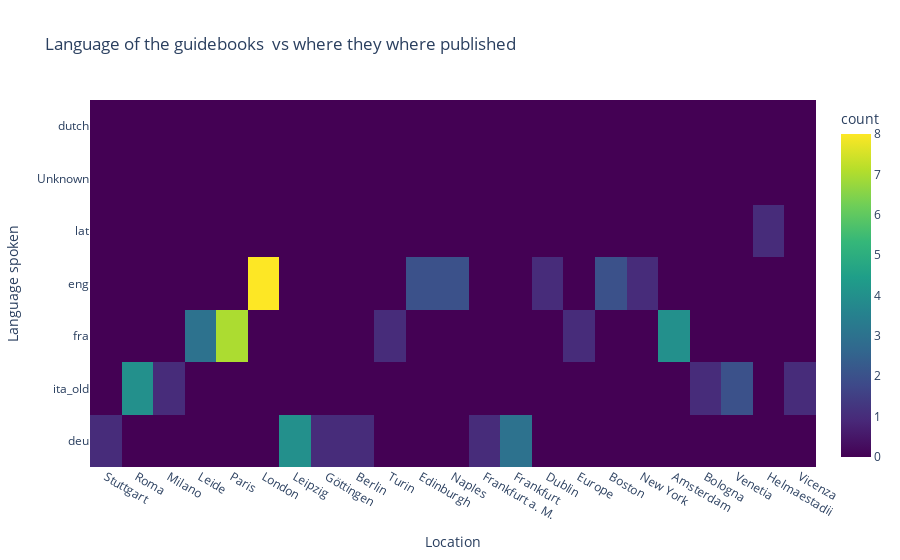

The code cell stored with this chart in its notebook:
### Markdown cell above
We observe that some authors have published more than one guidebook, but they are few.

### Code cell
fig=px.density_heatmap(x=travel_df['place'], y=travel_df['language'], range_color=[0,8], color_continuous_scale='viridis',
                       labels={'y': 'Language spoken', 'x': 'Location'},
                       title='Language of the guidebooks  vs where they where published')
fig.show()

### Figure 1 — Plotly figure (JSON) as saved in the notebook; plotly's stock layout.template omitted (floating-point values rounded to 4 significant figures)
{"data": [{"coloraxis": "coloraxis", "hovertemplate": "Location=%{x}<br>Language spoken=%{y}<br>count=%{z}<extra></extra>", "name": "", "type": "histogram2d", "x": ["Stuttgart", "Roma", "Milano", "Leide", "Leide", "Paris", "Paris", "London", "London", null, "Leipzig", "Leipzig", "Leipzig", "Göttingen", "Berlin", "London", "London", "London", "London", "London", "Turin", "Edinburgh", "Naples", "Naples", "London", "London", "Frankfurt a. M.", "Frankfurt", "Frankfurt", null, "London", "Leipzig", "London", "Dublin", "Europe", "Boston", "Boston", "London", "London", "London", "London", "London", "Edinburgh", "London", "London", "Paris", "New York", null, "Amsterdam", "Amsterdam", "Amsterdam", "Amsterdam", "Leide", "London", "London", "London", "Paris", "Paris", "Paris", "Paris", "London", "London", "Bologna", "Venetia", "Helmaestadii", "Roma", null, null, "Vicenza", "Roma", "Venetia", "Roma", "London", "London", "London", "London", "London", "Frankfurt"], "xaxis": "x", "xbingroup": "x", "y": ["deu", "ita_old", "ita_old", "fra", "fra", "fra", "fra", "eng", "eng", "lat", "deu", "deu", "deu", "deu", "deu", "eng", "eng", "eng", "eng", "eng", "fra", "eng", "eng", "eng", "eng", "eng", "deu", "deu", "deu", "Unknown", "eng", "deu", "eng", "eng", "fra", "eng", "eng", "eng", "eng", "eng", "eng", "eng", "eng", "eng", "eng", "fra", "eng", "eng", "fra", "fra", "fra", "fra", "fra", "eng", "eng", "eng", "fra", "fra", "fra", "fra", "eng", "eng", "ita_old", "ita_old", "lat", "ita_old", "dutch", "ita_old", "ita_old", "ita_old", "ita_old", "ita_old", "eng", "eng", "eng", "eng", "eng", "deu"], "yaxis": "y", "ybingroup": "y"}], "layout": {"coloraxis": {"cmax": 8, "cmin": 0, "colorbar": {"title": {"text": "count"}}, "colorscale": [[0, "#440154"], [0.1111, "#482878"], [0.2222, "#3e4989"], [0.3333, "#31688e"], [0.4444, "#26828e"], [0.5556, "#1f9e89"], [0.6667, "#35b779"], [0.7778, "#6ece58"], [0.8889, "#b5de2b"], [1, "#fde725"]]}, "legend": {"tracegroupgap": 0}, "title": {"text": "Language of the guidebooks  vs where they where published"}, "xaxis": {"anchor": "y", "domain": [0, 1], "title": {"text": "Location"}}, "yaxis": {"anchor": "x", "domain": [0, 1], "title": {"text": "Language spoken"}}}}
